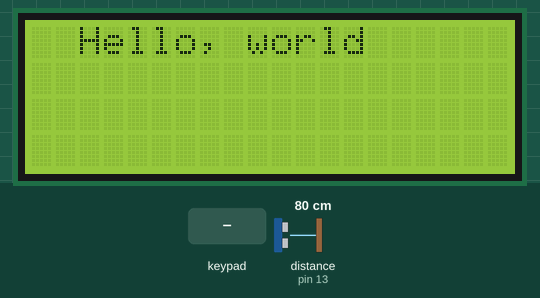
This sketch was run on a simulated Arduino Uno, built with avr-gcc and run on an emulated ATmega328P. On the bench: 20×4 character LCD. The test bench sets the inputs (shaded band); at power-on: distance to the obstacle (sensor on pin 13) 80 cm. The echo pulse lasts 58.3 µs per cm; what the sketch prints to the serial monitor is not drawn.

Above: at 1.3 s.
1.4 s: keypad keys 0 1 2 3 4 5 6 7 pressed 0.4 s apart
At 5.6 s:
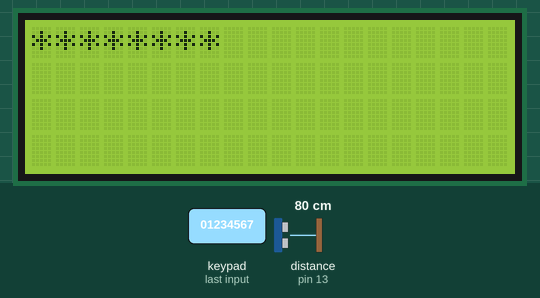
6.1 s: key '*' pressed
7.6 s: key '#' pressed
At 8.4 s:
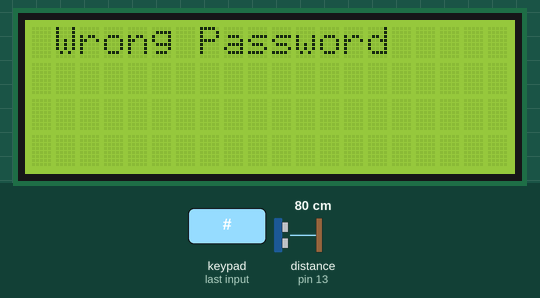
9.1 s: keypad keys 0 1 2 3 4 5 6 7 # pressed 0.4 s apart
At 13.4 s:
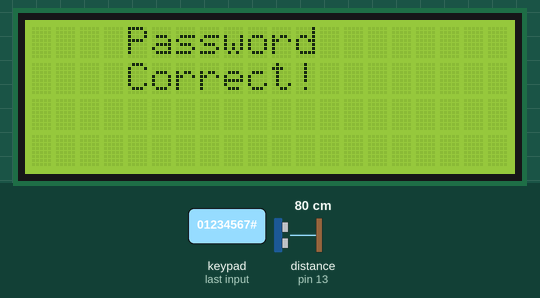
14.2 s: key '-' pressed
At 15.3 s:
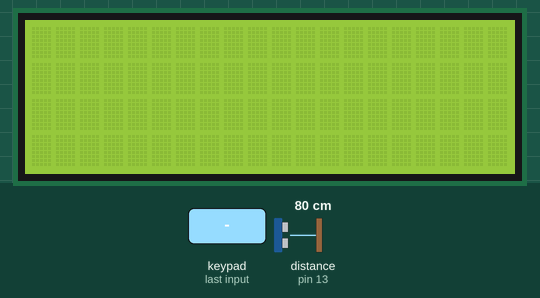
15.7 s: key '9' pressed
Timing chart, 0 to 18.2 s (numbered marks = the images above; inputs shaded):
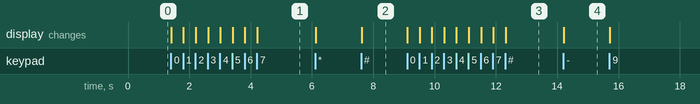

Measured:
- after the input at 1.4 s, the display: first changes at once (image 1 shows a later state)
- after the input at 7.6 s, the display: changes at once (image 2)
- after the input at 9.1 s, the display: first changes at once (image 3 shows a later state)
- after the input at 14.2 s, the display: changes at once (image 4)

The sketch:

Security_System.ino
```cpp
// (licence header left out)
/* @file HelloKeypad.pde
|| @version 1.0
|| @author Alexander Brevig
|| @contact alexanderbrevig@gmail.com
||
|| @description
|| | Demonstrates the simplest use of the matrix Keypad library.
|| #
*/
#include <Keypad.h>

#include <Ultrasonic.h>

/*
 * Pass as a parameter the trigger and echo pin, respectively,
 * or only the signal pin (for sensors 3 pins), like:
 * Ultrasonic ultrasonic(13);
 */

//YWROBOT
//Compatible with the Arduino IDE 1.0
//Library version:1.1
#include <Wire.h>
#include <LiquidCrystal_I2C.h>

LiquidCrystal_I2C lcd(0x27,20,4);  // set the LCD address to 0x27 for a 16 chars and 2 line display
Ultrasonic ultrasonic(12, 13);
int distance;


const byte ROWS = 4; //four rows
const byte COLS = 4; //four columns
char keys[ROWS][COLS] = {
  {'-','9','5','1'},
  {'*','0','6','2'},
  {'/','A','7','3'},
  {'#','B','8','4'}
};
byte rowPins[ROWS] = {5, 4, 3, 2}; //connect to the row pinouts of the keypad
byte colPins[COLS] = {9, 8, 7, 6}; //connect to the column pinouts of the keypad

Keypad keypad = Keypad( makeKeymap(keys), rowPins, colPins, ROWS, COLS );


// Generally, you should use "unsigned long" for variables that hold time
// The value will quickly become too large for an int to store
unsigned long previousMillis = 0;        // will store last time LED was updated

// constants won't change:
const long interval = 15000;           // interval at which to blink (milliseconds)

void setup()
{
  lcd.init();                      // initialize the lcd
  lcd.init();
  // Print a message to the LCD.
  lcd.backlight();
  lcd.setCursor(2,0);
  lcd.print("Hello, world");
  Serial.begin(9600);

}

char PWD[8];
int ctr=0; //counter
int mltplr = 1;
char A_PWD[8] = {'0','1','2','3','4','5','6','7'};


void loop() {
  // Pass INC as a parameter to get the distance in inches
  distance = ultrasonic.read();
  char key = keypad.getKey();
  char keyprev = 'F';
  //else
    //lcd.clear();
  //Serial.print("Distance in CM: ");
  //Serial.println(distance);
  //delay(100);
  if(distance < 200){
    if(previousMillis == 0){
      previousMillis = millis();
    }
    if(key){
      if(ctr > 8){
        ctr = 0;
      }
      Serial.print(key);
      //lcd.clear();
      if (key != '#' && key != '-'){
        if(keyprev == 'F'){
          lcd.clear();
        }
        keyprev = key;
        PWD[ctr] = key;
        lcd.setCursor(0,0);
        for (int j=0; j<= ctr; ++j){
          lcd.print("*");
        }
        ctr++;
      }
      //print(key);
      if(key == '-'){
        ctr = 0;
        mltplr = 1;
        lcd.clear();
        lcd.setCursor(0,0);
        keyprev = 'F';
        previousMillis = 0;
      }
      else if(key == '#'){
        unsigned long currentMillis = millis();
        if (currentMillis - previousMillis >= interval) {
          lcd.clear();
          lcd.setCursor(4,0);
          lcd.print("You took");
          lcd.setCursor(0,1);
          lcd.print("too long. SUS!");
          ctr = 0;
          mltplr = 1;
          keyprev = 'F';
          previousMillis = 0;
        }
        else{
          mltplr = 1;
          Serial.println(ctr);
          if(ctr != 8){
            mltplr = 0;
          }
          else{
            mltplr = 1;
            for(int ctr2=0; ctr2 < ctr ; ctr2++){
               if( PWD[ctr2] == A_PWD[ctr2]){
                 mltplr *= 1;
               }
               else mltplr=0 ;
               //lcd.setCursor(ctr2,0);
               //lcd.print("*");
               Serial.print(mltplr);
               Serial.print(" ");
               Serial.print(PWD[ctr2]);
               Serial.print(" ");
               Serial.println(A_PWD[ctr2]);
            }
          }

          if (mltplr != 0){
            lcd.clear();
            lcd.setCursor(4,0);
            lcd.print("Password");
            lcd.setCursor(4,1);
            lcd.print("Correct!");
            keyprev = 'F';
            //delay(3000);
          }
          else {
            lcd.clear();
            lcd.setCursor(1,0);
            lcd.print("Wrong Password");
            ctr = 0;
            mltplr = 1;
            keyprev = 'F';
            //delay(3000);
          }
          previousMillis = 0;
        }
      }
    }
  }
  /* if(distance < 100 && keyprev == 'F'){
    lcd.clear();
    lcd.setCursor(0,0);
    lcd.print("1234567890123456");
    lcd.setCursor(0,1);
    lcd.print("A741B852C963-*#0");
    delay(200);
  }
  */
}
```
